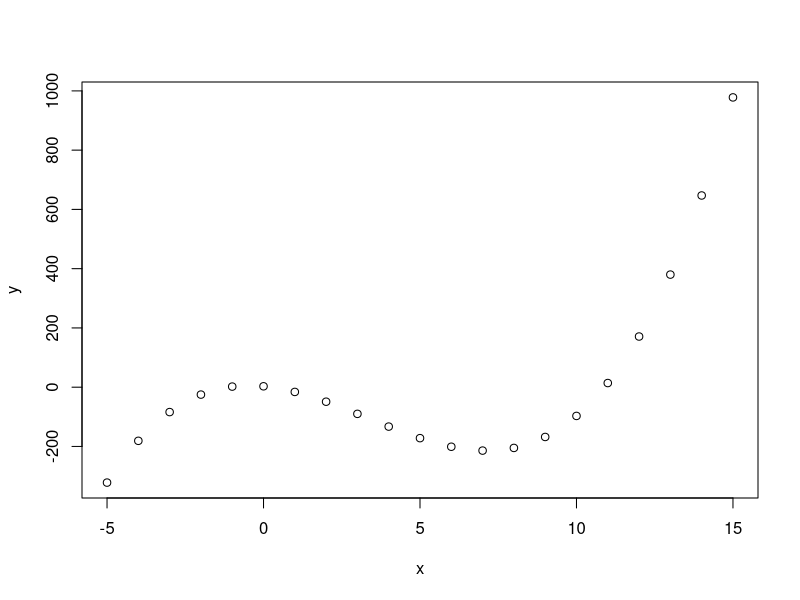
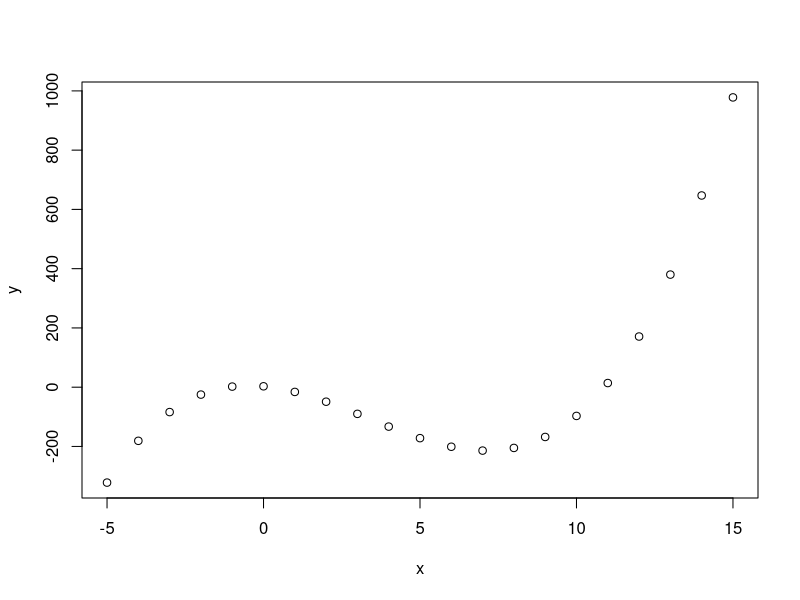
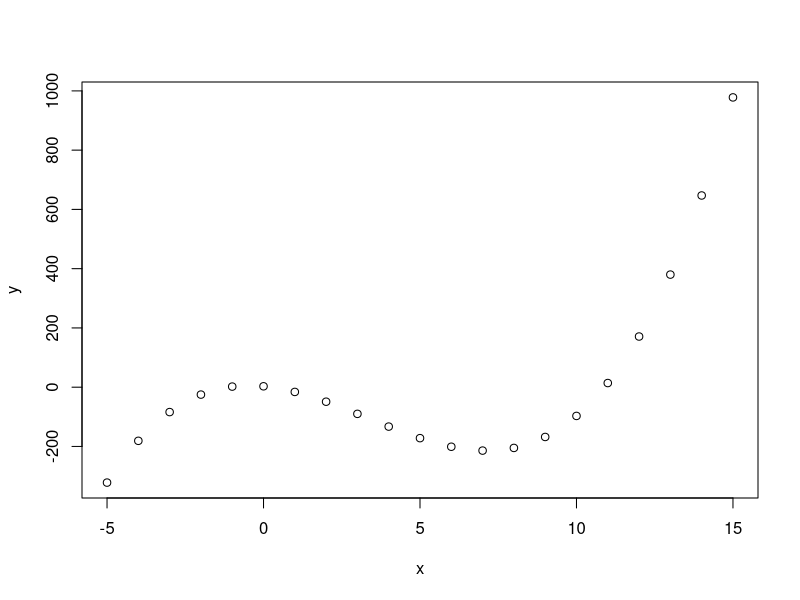
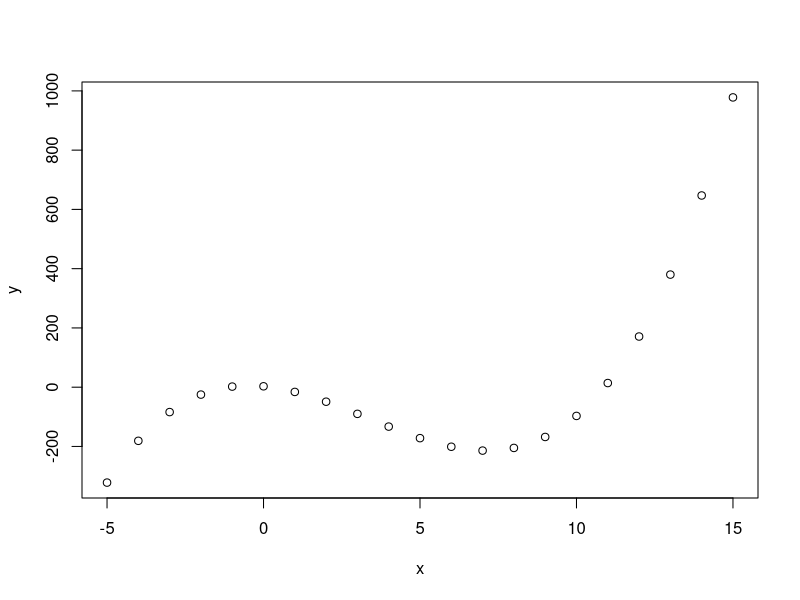
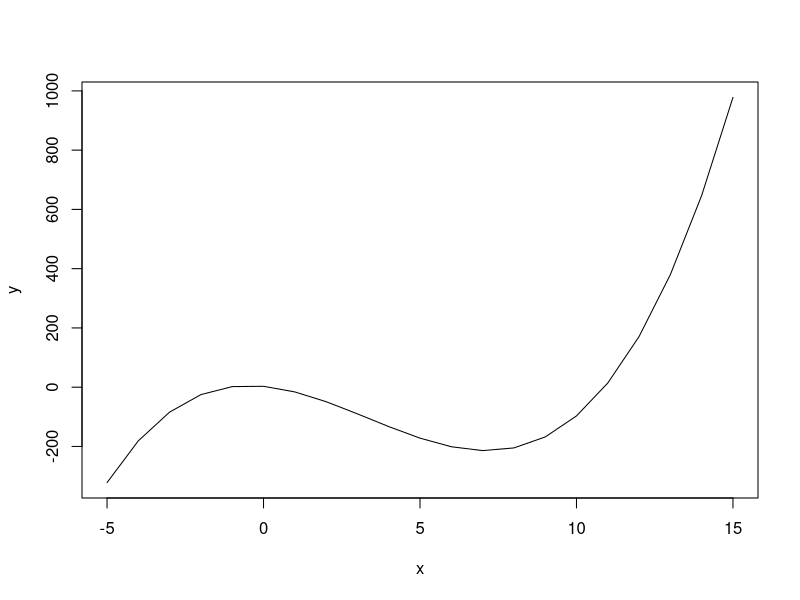
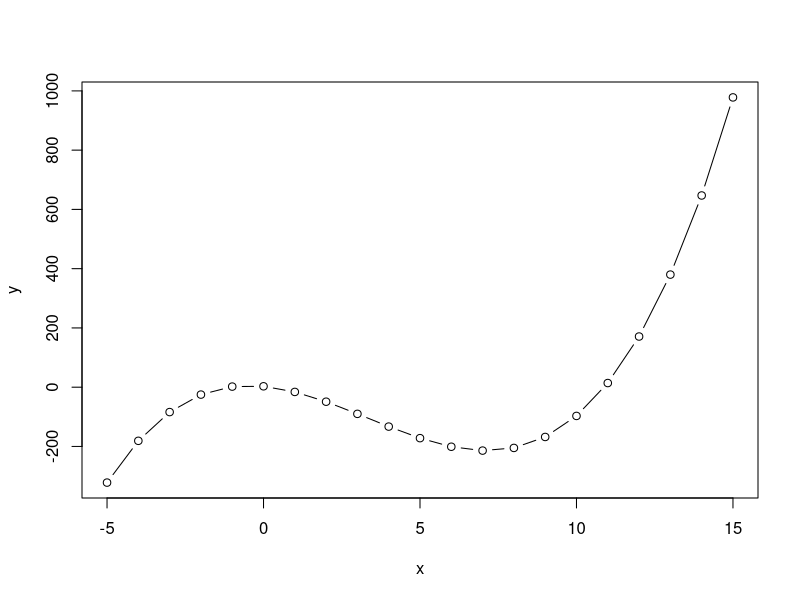
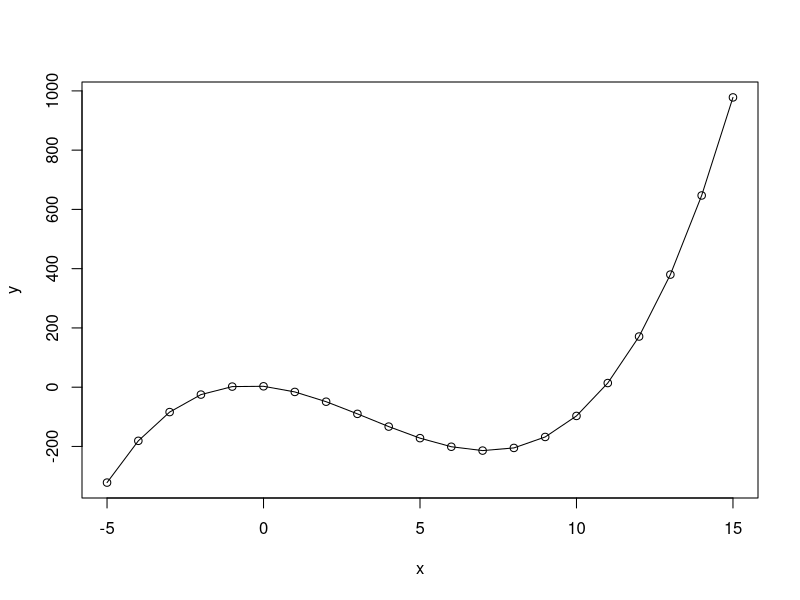
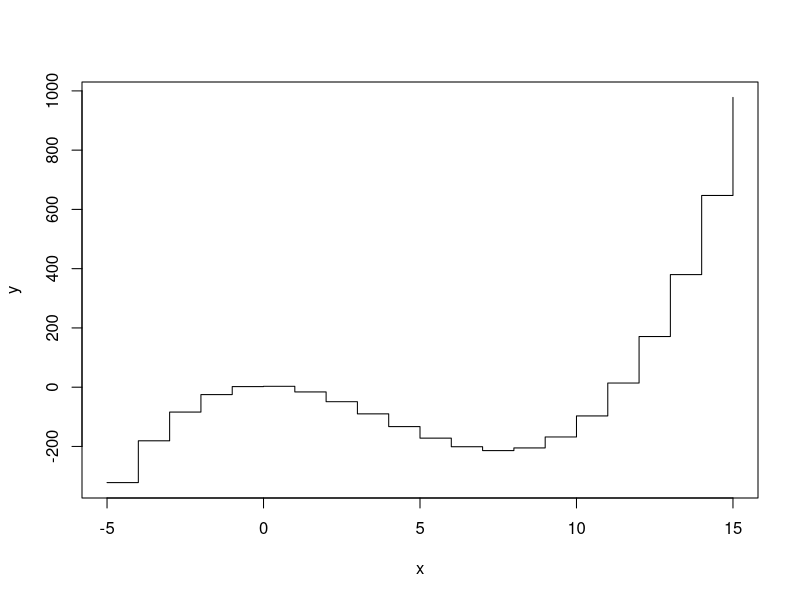

The R source for these figures, in order:

#
#   Dalykas: STATISTINĖS DUOMENŲ ANALIZĖS SISTEMA IR PROGRAMAVIMO KALBA R
#            Funkcija plot ir pagrindiniai jos parametrai.
#
#  Autorius: Tomas Rekašius
#
#   Sukurta: 2014-02-26 | 2014-03-09 | 2014-06-18
#


# TURINYS -------------------------------

#
#   1. Funkcija plot ir pagrindiniai jos parametrai:
#      * parametrai x ir y 
#      * parametras type 
#      * parametras pch 
#      * parametras cex 
#      * parametras lty 
#      * parametras lwd 
#      * parametras col 
#
#   2. Papildomi funkcijos plot parametrai:
#      * parametrai main ir sub 
#      * parametrai xlab ir ylab
#      * parametrai xlim ir ylim
#      * parametras asp 
#      * parametras ann 
#      * parametras frame 
#      * parametrai xaxt ir yaxt
#      * parametras axes 
#


# PASTABOS ------------------------------

#
# Jokių pastabų nėra.
# 


# NUSTATYMAI ----------------------------

# Nustatoma lietuviška lokalė. 
Sys.setlocale(locale = "Lithuanian")

# Nustatomas darbinis katalogas.
setwd("C:/Downloads")

# Ištrinami visi seni kintamieji.
rm(list = ls())


# --------------------------------------- #
# FUNKCIJA PLOT IR JOS PARAMETRAI         #
# --------------------------------------- #

# Pagrindinė grafikų ir įvairių diagramų braižymo funkcija yra plot. Tai bendro 
# pobūdžio (generic) funkcija, kuri skirtingo tipo duomenims atvaizduoti naudoja 
# skirtingus metodus. Susipažinsime su plot.default medodu, kuris naudojamas tuo 
# atveju, kai sudaroma taškų su koordinatėmis x ir y sklaidos diagrama. Esminiai 
# funkcijos plot parametrai:
# 
#      x -- x reikšmių vektorius (abscisė),
#      y -- y reikšmių vektorius (ordinatė).
#
# Diagramos išvaizdą galima pakeisti nurodant kitas grafinių parametrų reikšmes. 
# Dažniausiai naudojami šie parametrai:
#
#   type -- sklaidos diagramos tipas,
#    pch -- taško simbolis,
#    cex -- taško simbolio dydis,
#    lty -- linijos tipas,
#    lwd -- linijos storis,
#    col -- taško arba linijos spalva.


# Nubraižysime paprastą taškų (x, y) sklaidos diagramą. Šiuo atveju vektoriaus y 
# elementai yra tam tikros funkcijos y = f(x) reikšmės taškuose x.

x <- -5:15
y <- x^3 - 10*x^2 - 10*x + 3

# Parametrams x ir y priskirsime kintamuosius x ir y. Jei parametrų pavadinimai
# nurodomi, reikšmes jiems galima priskirti bet kokiu eiliškumu.

plot(x = x, y = y)
plot(y = y, x = x)

# Jei parametrai surašomi nustatyta tvarka, tai jų pavadinimų galima ir nerašyti. 

plot(x, y)


# Pademonstruosime, kaip, keičiant parametro type reikšmę, gaunami kiti sklaidos
# diagramos variantai. Vienas nuo kito jie skiriasi taškų (x, y) atvaizdavimo ir 
# jų sujungimo būdais.

plot(x, y, type = "p")       # diagramoje atidedami nesujungti taškai
plot(x, y, type = "l")       # nubraižoma taškus jungianti laužtė
plot(x, y, type = "b")       # taškai sujungiami tiesės atkarpomis
plot(x, y, type = "o")       # braižomi ir taškai, ir juos jungianti laužtė
plot(x, y, type = "s")       # braižoma laiptuota laužtė I
plot(x, y, type = "S")       # braižoma laiptuota laužtė II
plot(x, y, type = "h")       # taškuose x atidedami y aukščio stulpeliai

plot(x, y, type = "n")       # suformuojamas grafikas be taškų


# Keičiant parametro pch reikšmę, galima nurodyti, kokiu simboliu šioje sklaidos 
# diagramoje bus vaizduojamas taškas. Sveikieji skaičiai nuo 0 iki 25 žymi spec.
# daugiausiai naudojamus simbolius, skaičiai nuo 32 iki 127 žymi ASCII simbolius.
# Be to, parametro pch reikšmė gali būti ir bet koks kabutėse įrašytas tekstinis 
# simbolis.

plot(x, y)

plot(x, y, pch = 1)          # pagal nutylėjimą naudojamas tuščias taškas
plot(x, y, pch = 19)         # tokio pat dydžio, tačiau užpildytas taškas
plot(x, y, pch = "*")        # taško simbolis gali būti nurodomas kabutėse
plot(x, y, pch = ".")        # taško simbolis gali būti ir paprastas taškas


# Diagramos taško simbolio dydis priklauso nuo mastelio parametro cex reikšmės. 
# Pagal nutylėjimą ši reikšmė lygi 1 ir tai atitinka standartinį simbolio dydį.

plot(x, y, cex = 1)          # standartinis bet kokio taško simbolio dydis
plot(x, y, cex = 2)          # du kartus padidintas taškas
plot(x, y, cex = 0.5)        # du kartus sumažintas taškas


# Keičiant parametro lty reikšmę, galima keisti taškus jungiančios linijos tipą:
# "blank", "solid", "dashed", "dotted", "dotdash", "longdash", "twodash". Šiuos
# linijos tipus atitinka sveikieji skaičiai nuo 0 iki 6.

plot(x, y, type = "l", lty = 1)   # taškai jungiami ištisine linija
plot(x, y, type = "l", lty = 2)   # taškai jungiami punktyrine linija
plot(x, y, type = "l", lty = 3)   # taškai sujungiami taškine linija


# Keičiant parametro lwd reikšmę, keičiamas diagramos taškus jungiančios linijos 
# storis. Pagal nutylėjimą šio parametro reikšmė lygi 1.

plot(x, y, type = "l", lwd = 1)   # standartinis linijos storis
plot(x, y, type = "l", lwd = 2)   # dvigubas linijos storis


# Diagramos taškų ir juos jungiančių linijų spalva nustatoma naudojant parametrą
# col, kurio reikšmė yra spalvos pavadinimas. Standartinių R spalvų sąrašas toks: 

colors()

# Vietoje spalvų pavadinimų galima naudoti spalvų numerius tam tikroje paletėje. 
# Pagal nutylėjimą naudojama paletė turi 8 pagrindines spalvas, todėl parametro
# col reikšmė 1 šioje paletėje atitinka spalvą "black", reikšmė 2 - spalvą "red" 
# ir t.t. Kitoje spalvų paletėje tie patys numeriai gali reikšti kitas spalvas!

palette()

plot(x, y, col = "black")
plot(x, y, col = "red")

plot(x, y, col = 1)
plot(x, y, col = 2)


# Naudojant parametrą bg, simboliams su numeriais nuo 21 iki 25 galima nurodyti 
# užpildymo spalvą. Kaip ir anksčiau, tam galima naudoti spalvos numerį paletėje.

plot(x, y, pch = 21, col = 2)     # simbolio kontūro spalva
plot(x, y, pch = 21,  bg = 2)     # simbolio užpildymo spalva


# NAUDINGA ------------------------------

# Sklaidos diagramoje kiekvienas taškas gali būti vaizduojamas vis kitu simboliu.
# Tam parametrui pch reikia nurodyti simbolių vektorių. Jei jo elementų skaičius
# mažesnis negu diagramos taškų skaičius, taško simboliai cikliškai pakartojami. 
# Pavyzdžiui, nubraižysime sklaidos diagramą naudojant du pasikartojančius taško 
# simbolius.

plot(x, y, pch = 1:2)

# Taško simbolius nurodantys numeriai nebūtinai turi eiti iš eilės, todėl galima
# sudaryti bet kokį parametro reikšmių vektorių.

plot(x, y, pch = c(1, 13))

# Taškus sklaidos diagramoje galima pavaizduoti net ir raidėmis.

plot(x, y, pch = letters)


# Keletos reikšmių vektorių galima nurodyti ir kitiems parametrams. Pavyzdžiui,
# visi diagramos taškai gali būti skirtingų dydžių ir spalvų. Vienu metu galima 
# keisti iš karto kelių parametrų reikšmes.

plot(x, y, pch = 22, cex = 1:3, col = 1:3)
plot(x, y, pch = 22, cex = 1:3,  bg = 1:3)


# Grafinius diagramos taško parametrus galima kontroliuoti panaudojant papildomą
# kintamąjį. Tokiu būdu kiekvieno taško dydis arba spalva keisis proporcingai to
# kintamojo reikšmėms. Jei tas papildomas kintamasis yra kategorinis, tai galima 
# vizualiai atskirti skirtingas to kintamojo reikšmes atitinkančius taškus.

# Pavyzdžiui, nubraižysime diagramą, kur neigiamą y koordinatę turintys taškai
# bus atvaizduojami kita spalva. Tam sukursime papildomą kategorinį kintamąjį ir
# jį priskirsime spalvos parametrui col.

plot(x, y, pch = 20, col = factor(y < 0))


# UŽDUOTIS ------------------------------ 

# 1. Nubraižykite funkcijos v = sin(u) grafiką intervale [-pi, pi]. Grafike turi
#    būti pavaizduoti: a) nesujungti taškai (u, v), b) ištisinė linija be taškų, 
#    c) taškai ir juos jungianti mėlyna punktyrinė linija.
# 2. Nubraižykite taškų su koordinatėmis (x, y) sklaidos diagramą, kurioje taško 
#    simbolio dydis būtų proporcingas koordinatės x reikšmei. Proporcingumo koef.
#    galima pasirinkti laisvai.
# 3. Nubraižykite tokią taškų su koordinatėmis (x, y) sklaidos diagramą, kurioje
#    ant visus taškus jungiančios kreivės būtų pavaizduoti tik tie taškai, kurių  
#    koordinatė y < 0.
# 4. Iš failo "http://fmf.vgtu.lt/~trekasius/Rkonspektas/duomenys/lent_1b.dat" 
#    nuskaitykite duomenų lentelę. Nubraižykite: a) šios lentelės kintamųjų x ir 
#    y sklaidos diagramą, b) diagramą, kurioje taškų (x, y) spalva priklauso nuo
#    tos pačios lentelės kintamojo z reikšmės.


# --------------------------------------- #
# PAPILDOMI FUNKCIJOS PLOT PARAMETRAI     #
# --------------------------------------- #

# Funkcija plot turi papildomų parametrų, kurie nustato diagramos ašių ir bendrą
# grafiko antraštę, nustato atskirų ašių atraštes, keičia ašių ribas arba kitaip
# formuoja grafiko išvaizdą. Čia dažniausiai naudojami tokie parametrai:
#
#   main -- bendra diagramos antraštė, 
#    sub -- papildoma antraštė,
#   xlab -- ašies Ox antraštė,
#   ylab -- ašies Oy antraštė,
#   xlim -- ašies Ox reikšmių kitimo ribos, vektorius c(x1, x2),
#   ylim -- ašies Oy reikšmių kitimo ribos, vektorius c(y1, y2),
#    asp -- nustatomas grafiko y/x kraštinių santykis,
#  frame -- jei FALSE, grafikas braižomas be rėmelio,
#   axes -- jei FALSE, grafikas braižomas be ašių,
#    ann -- jei FALSE, grafikas rodomas be antraščių,
#   xaxt -- jei "n", Ox ašis nebraižoma,
#   yaxt -- jei "n", Oy ašis nebraižoma.


# Pagrindinė grafiko antraštė suformuojama naudojant parametrą main. Jo reikšmė
# yra į kabutes įrašytas antraštės tekstas, kuris užrašomas viršutinėje grafiko 
# dalyje. Parametrui galima priskirti ir kintamąjį su antraštės tekstu.

plot(x, y, main = "Kintamųjų x ir y sklaidos diagrama")

# Naudojant naujos eilutės simbolį \n, labai ilgą antraštę galima užrašyti per
# kelias eilutes. Šiuo atveju antraštės tekstas priskirtas atskiram kintamajam.

antraštė <- "Per dvi eilutes užrašytas\n labai ilgas grafiko pavadinimas"
plot(x, y, main = antraštė)

# Parametras sub naudojamas papildomai antraštei, kuri rašoma grafiko apačioje.

plot(x, y, sub = "Papildoma antraštė")


# Be papildomų nustatymų ašių Ox ir Oy pavadinimai sutampa su parametrams x ir y 
# priskirtų kintamųjų vardais. Jiems pakeisti naudojami parametrai xlab ir ylab. 

plot(x, y)

plot(x, y, xlab = "x", ylab = "y = f(x)")

# Parametrams xlab ir ylab priskyrus kabutėse įrašytą tarpo simbolį, pavadinimai
# ant ašių bus nematomi. 

plot(x, y, xlab = "", ylab = "")


# Pagal nutylėjimą ašių Ox ir Oy ribos nustatomos automatiškai ir jos parenkamos 
# taip, kad diagramoje būtų atvaizduoti visi taškai (x, y). Jei tas ribas reikia
# padidinti arba sumažinti, naudojami parametrai xlim ir ylim. Pavyzdžiui, jeigu
# ašies Ox reikšmių kitimo ribos turi būti [a, b], tai parametrui xlim nurodomas
# vektorius c(a, b).

# Iš pradžių nustatysime, kokiose ribose kinta taškų (x, y) koordinatės x ir y. 
# Vektoriaus elementų įgyjamų reikšmių ribos nustatomos naudojant komandą range.

range(x)
range(y)

# Galima parodyti, kad parametrams xlim ir ylim nustačius tokias ribas, gaunamas
# grafikas nesiskiria nuo automatiškai sudaromo grafiko. 

plot(x, y)
plot(x, y, xlim = range(x), ylim = range(y))

# Parametrams xlim ir ylim nurodomos ribos gali būti ir platesnės, ir siauresnės. 
# Tokiu būdu ašies reikšmių ribas galima apriboti ir parodyti tik dalį diagramos 
# taškų. Pavyzdžiui, diagramoje nerodysime taškų (x, y), kurių koordinatė y < 0.

plot(x, y, ylim = c(0, 1000), type = "b")

# Pavyzdžiui, išplėsime ašies Ox reikšmių ribas nuo [-5, 15] iki [-10, 30].

plot(x, y, xlim = c(-10, 30))

# Jeigu parametrui nurodomos tokios ribos [a, b], kad a > b, tai atitinkama ašis 
# grafike nukreipiama į priešingą pusę. Pavyzdžiui, diagramoje apsuksime ašį Ox.

plot(x, y, xlim = c(30, -10))


# Bet kokios diagramos ar funkcijos grafiko išvaizda priklauso nuo ašių Ox ir Oy 
# mastelio. Keičiant grafinio lango dydį, keičiasi ir grafiko kraštinių santykis,
# todėl ištemptas ar suspaustas grafikas atrodo skirtingai. Naudojant parametrą 
# asp, kraštinių santykį y/x galima užfiksuoti.

plot(x, y)
plot(x, y, asp = 1/50)
plot(x, y, asp = 1/200)


# Naudojant loginį parametrą frame.plot, galima uždrausti grafiko rėmelį.

plot(x, y, frame.plot = FALSE)

# Naudojant parametrą axes, galima nurodyti, kad grafikas būtų braižomas be ašių.
# Tokiu atveju nelieka ir rėmelio, tačiau išlieka grafiko ašių pavadinimai.

plot(x, y, axes = FALSE)


# NAUDINGA ------------------------------

# Pačias bendriausias grafikų braižymo taisykles reguliuoja specialūs grafiniai
# parametrai.

# Naudojant parametrą ann, galima uždrausti rodyti visas diagramos antraštes iš 
# karto, net jei jos ir yra nustatytos atitinkamais parametrais.

plot(x, y, main = "Diagramos antraštė", xlab = "x", ylab = "f(x)")
plot(x, y, main = "Diagramos antraštė", xlab = "x", ylab = "f(x)", ann = FALSE)


# Parametrams xaxt arba yaxt nurodžius reikšmę "n", galima uždrausti ašies Ox ar 
# Oy braižymą. Tokiu atveju grafiko rėmelis išlieka.

plot(x, y, xaxt = "n")


# UŽDUOTIS ------------------------------ 

# 1. Užrašykite komandą, kuri taškų (x, y) sklaidos diagramoje ašies Ox ribas 
#    automatiškai praplėstų: a) po 10 vnt. į abi puses, b) po 10 % į abi puses.
# 2. Nubraižykite taškų (x, y) sklaidos diagramą, kurioje būtų atvaizduoti tik
#    patys taškai, bet nebūtų nei ašių, nei ašių pavadinimų, nei kitų antraščių. 
